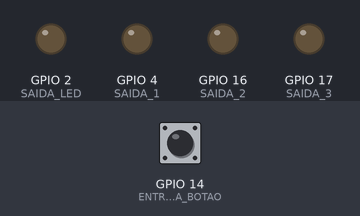
Simulated run of this sketch. Board: ESP32. Parts: output pins drawn as LEDs (lit = HIGH). The inputs (shaded band) are chosen by the test bench; at power-on: GPIO 14 (ENTRADA_BOTAO) HIGH. What the sketch prints to the serial monitor is not drawn.

Above: at 1.2 s.
1.3 s: GPIO 14 (ENTRADA_BOTAO) pulled LOW for 0.15 s
At 1.37 s:
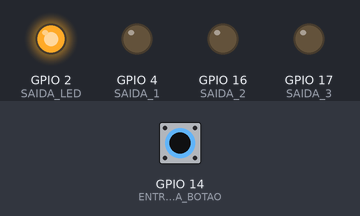
2.9 s: GPIO 14 (ENTRADA_BOTAO) pulled LOW for 3.2 s
At 6.8 s:
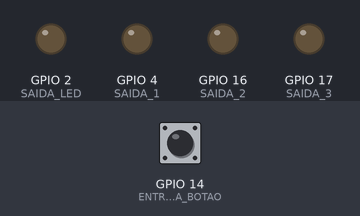
Timing chart, 0 to 8.3 s (numbered marks = the images above; inputs shaded):
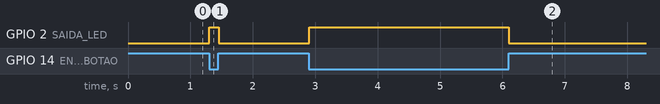

Measured:
- after the input at 1.3 s, GPIO 2 (SAIDA_LED): LOW → HIGH at once, → LOW 0.15 s later
- after the input at 2.9 s, GPIO 2 (SAIDA_LED): LOW → HIGH at once, → LOW 3.2 s later

The sketch:

exemplo_esp32_organizado_em_bibliotecas.ino
```cpp
// arquivo principal

#include "pinConfig.h"

void setup() {
  Serial.begin(115200);

  // Chama a função de configuração do outro arquivo
  configurarPinos();

  Serial.println("Pinos configurados com sucesso.");
}

void loop() {
  // Exemplo de uso
  if (digitalRead(ENTRADA_BOTAO) == LOW) {
    digitalWrite(SAIDA_LED, HIGH);
  } else {
    digitalWrite(SAIDA_LED, LOW);
  }
}
```

pinConfig.cpp
```cpp
// arquivo de implementacao .cpp
// "diz" ao esp32 quais são os pinos de entrada e saida
#include "pinConfig.h"

void configurarPinos() {
  // Configuração como Saída
  pinMode(SAIDA_LED, OUTPUT);
  digitalWrite(SAIDA_LED, LOW); // Inicia desligado

  // Configuração como Entrada
  pinMode(ENTRADA_BOTAO, INPUT_PULLUP); // Usa pull-up interno

  // Exemplo: Pino analógico (INPUT)
  pinMode(PIN_SENSOR, INPUT);

  // configuração como entrada e saida
  pinMode(ENTRADA_1, INPUT_PULLUP);
  pinMode(ENTRADA_2, INPUT_PULLUP);
  pinMode(ENTRADA_3, INPUT_PULLUP);
  pinMode(ENTRADA_4, INPUT_PULLUP);
  pinMode(ENTRADA_5, INPUT_PULLUP);
  pinMode(ENTRADA_6, INPUT_PULLUP);
  pinMode(ENTRADA_7, INPUT_PULLUP);
  pinMode(ENTRADA_8, INPUT_PULLUP);

  pinMode(SAIDA_1, OUTPUT);
  pinMode(SAIDA_2, OUTPUT);
  pinMode(SAIDA_3, OUTPUT);
  //pinMode(SAIDA_4, OUTPUT);
 // pinMode(SAIDA_5, OUTPUT);
 // pinMode(SAIDA_6, OUTPUT);
}
```

pinConfig.h
```cpp
// arquivo de cabeçalho .h
//nao usar os GPIOs 6 a 11 (conectados à flash integrada). e pinos de boot (0, 2, 12, 15).
//Entrada Apenas:  GPIOs 34 a 39 são apenas entrada (não têm pull-up interno).


#ifndef PIN_CONFIG_H
#define PIN_CONFIG_H

#include <Arduino.h>

// Mapeamento dos Pinos (usando GPIOs)
const int SAIDA_LED = 2;       // LED embutido
const int ENTRADA_BOTAO = 14;    // Exemplo de botão
const int PIN_SENSOR = 34;   // Exemplo de entrada analógica
// mapeamento dos pinos de entrada da placa
const int ENTRADA_1 = 36;
const int ENTRADA_2 = 39;
const int ENTRADA_3 = 32;
const int ENTRADA_4 = 33;
const int ENTRADA_5 = 25;
const int ENTRADA_6 = 26;
const int ENTRADA_7 = 27;
const int ENTRADA_8 = 14;
// mapeamento das saidas
const int SAIDA_1 = 4;
const int SAIDA_2 = 16;
const int SAIDA_3 = 17;
//const int SAIDA_4 = 18; pino usado na w5500 SCLK
//const int SAIDA_5 = 19; pino usado na w5500 MISO
//const int SAIDA_6 = 23; pino usado na w5500 MOSI
// pino D22 RST
// pino D5 SCS

// Declaração da função que configurará os pinos
void configurarPinos();

#endif
```
